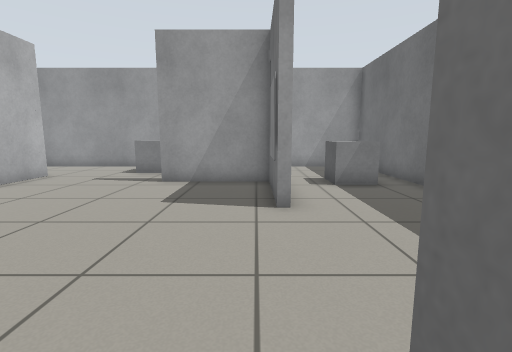
[1] (above)

16 first-person views from a walk through a robot-simulator world made for Gazebo. The camera is 0.78 m above the floor, tilts 8° down and sees 85° across. The floor is counted in squares, 0.5 m on a side. Each view is taken from the middle of a square. On the plan, view 1 faces up. The plan holds only what a view shows up to about 14 squares ahead; the rest is blank. Simple shapes stand in for some stock models.

[2]
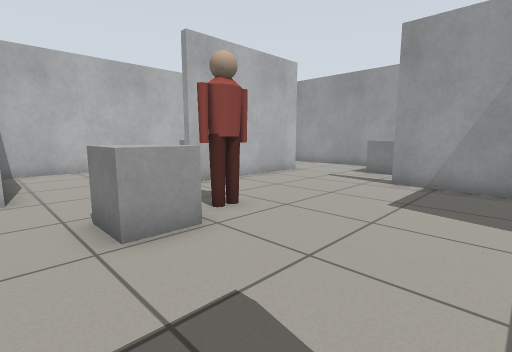

[3]
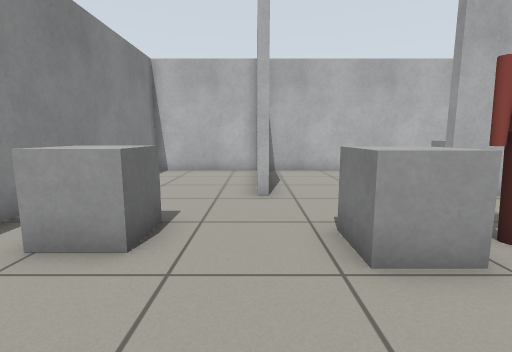

[4]
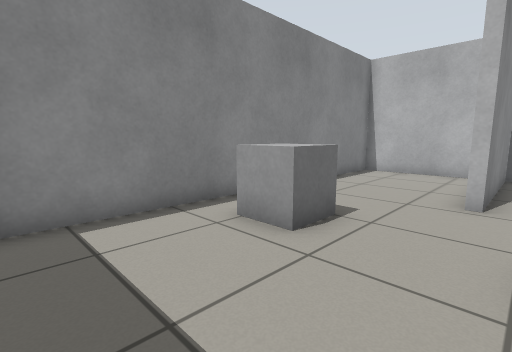

[5]
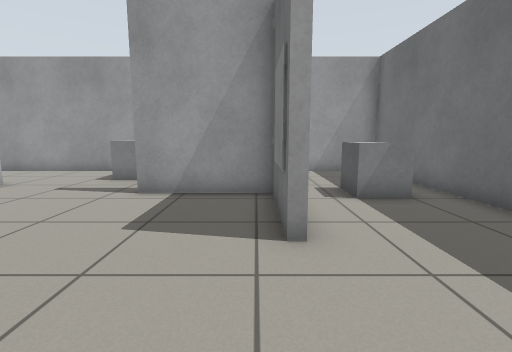

[6]
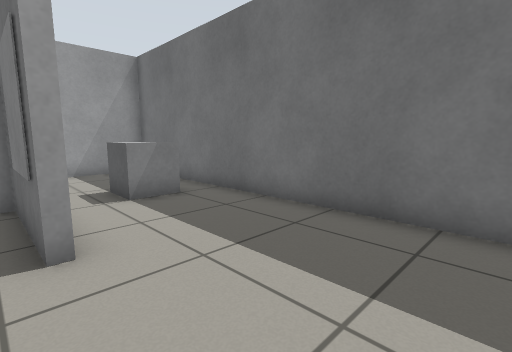

[7]
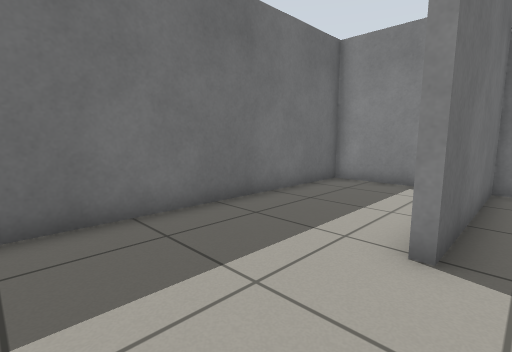

[8]
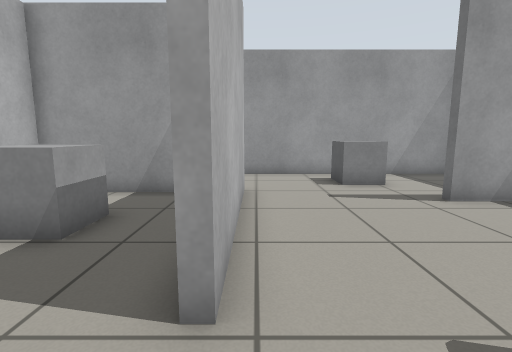

[9]
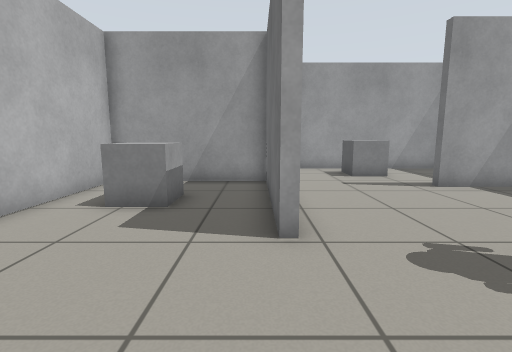

[10]
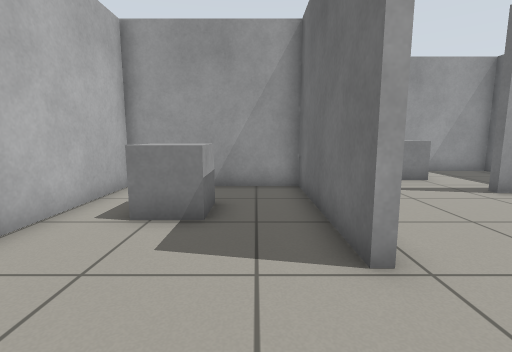

[11]
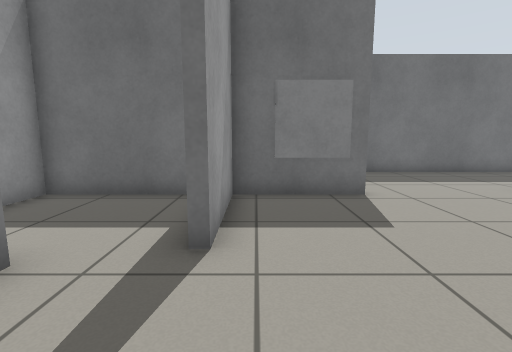

[12]
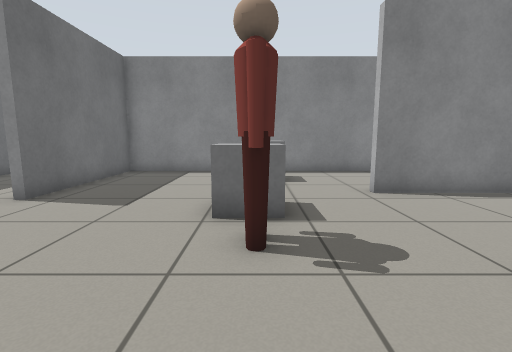

[13]
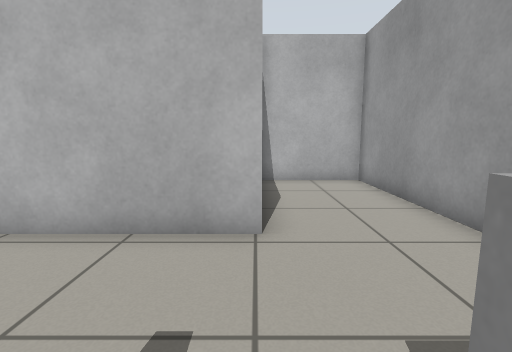

[14]
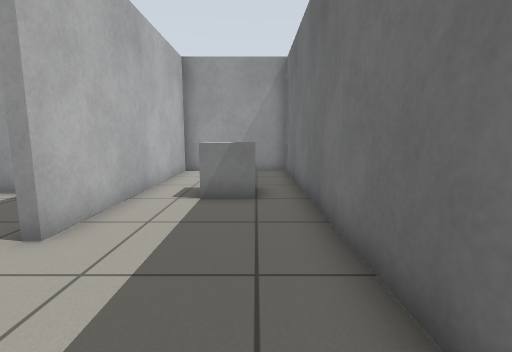

[15]
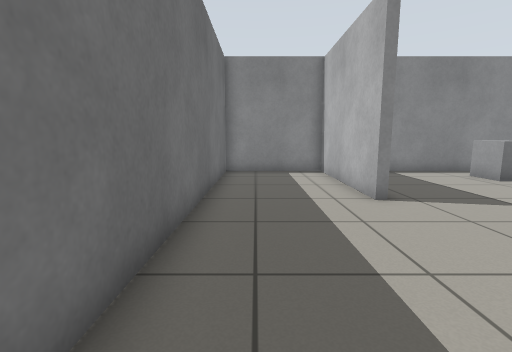

[16]
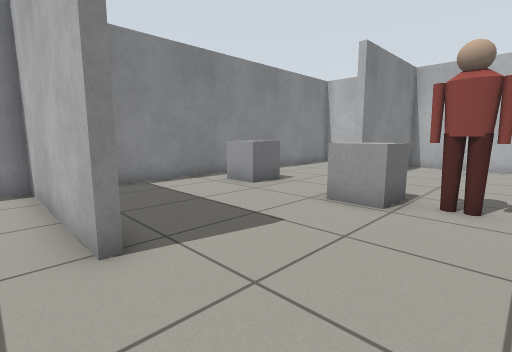

### Floor plan
Points are (right, up) in squares from view 1. A wall is a line through its corners. A room is listed if a view was taken in it or the views show most of it. See-through windows are left out.
Room 1 (views 1, 2, 3, 4, 5, 6, 7, 8, 9, 10, 11, 12, 13, 14, 15, 16)
walls: (0.5, 10.9) (0.5, 14.7) (-14, 14.7) (-14, 11.1); (-8.3, 11.1) (-8.3, 5.1) (-8.6, 5.1) (-8.6, 10.8) (-14, 10.8) (-14, 0.3) (-8.2, 0.3); (-9.8, 0) (-10.2, 0); (-14, 0.1) (-14, -4.7) (0.7, -4.7) (0.7, 1.2) (1, 1.2) (1, -4.7) (5.4, -4.7) (5.4, 14.7) (0.8, 14.7) (0.8, 6) (0.5, 6) (0.5, 9.6) (-3.4, 9.6)
objects: grey box (-12, 7) to (-11, 8); grey box (-6, -3) to (-5, -2); grey box (-5, 2) to (-4, 2); person (-5, 3) to (-5, 4); grey box (-5, 12) to (-4, 13); marker (0, 7) to (0, 8); grey box (3, 9) to (4, 10)

Positions as (right, up) in squares from view 1, and headings:
1: (0, 0), facing up
2: (0, 0), facing up-left
3: (-1, 0), facing left
4: (-1, 1), facing down-left
5: (0, 2), facing up
6: (0, 2), facing up-right
7: (0, 5), facing down-right
8: (-8, 3), facing up
9: (-9, 1), facing up
10: (-10, 2), facing up
11: (-7, 9), facing right
12: (-5, 8), facing down
13: (-4, 11), facing left
14: (4, 2), facing up
15: (4, 8), facing down
16: (2, 5), facing down-left
